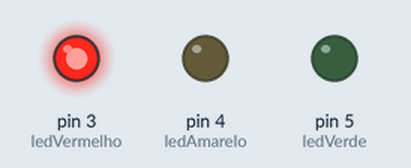
Simulated run of this sketch. Board: Arduino Uno, built with avr-gcc and run on an emulated ATmega328P. Parts: output pins drawn as LEDs (lit = HIGH).

Above: at 4.0 s.
At 10.0 s:
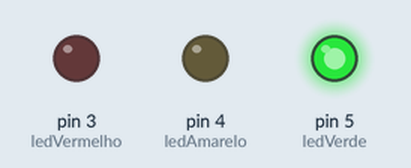
At 13.0 s:
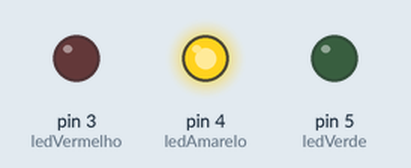
Timing chart, 0 to 18.2 s (numbered marks = the images above):
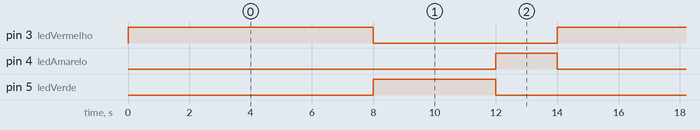

Measured:
- by itself, pin 3 (ledVermelho): alternates HIGH for 8.0 s and LOW for 6.0 s
- by itself, pin 4 (ledAmarelo): alternates HIGH for 2.0 s and LOW for 12.0 s
- by itself, pin 5 (ledVerde): alternates HIGH for 4.0 s and LOW for 10.0 s

The sketch:

semaforo.ino
```cpp
int ledVermelho = 3;
int ledAmarelo = 4;
int ledVerde = 5;

void setup() { //Etapa do setup de periféficos.
  pinMode(ledVermelho, OUTPUT);
  pinMode(ledAmarelo, OUTPUT);
  pinMode(ledVerde, OUTPUT);
}

// the loop function runs over and over again forever
void loop() {
  analogWrite(ledVermelho, 255);
  delay(8000);
  analogWrite(ledVermelho, 0);
  analogWrite(ledVerde, 255);
  delay(4000);
  analogWrite(ledVerde, 0);
  analogWrite(ledAmarelo, 255);
  delay(2000);
  analogWrite(ledAmarelo, 0);
}
```
